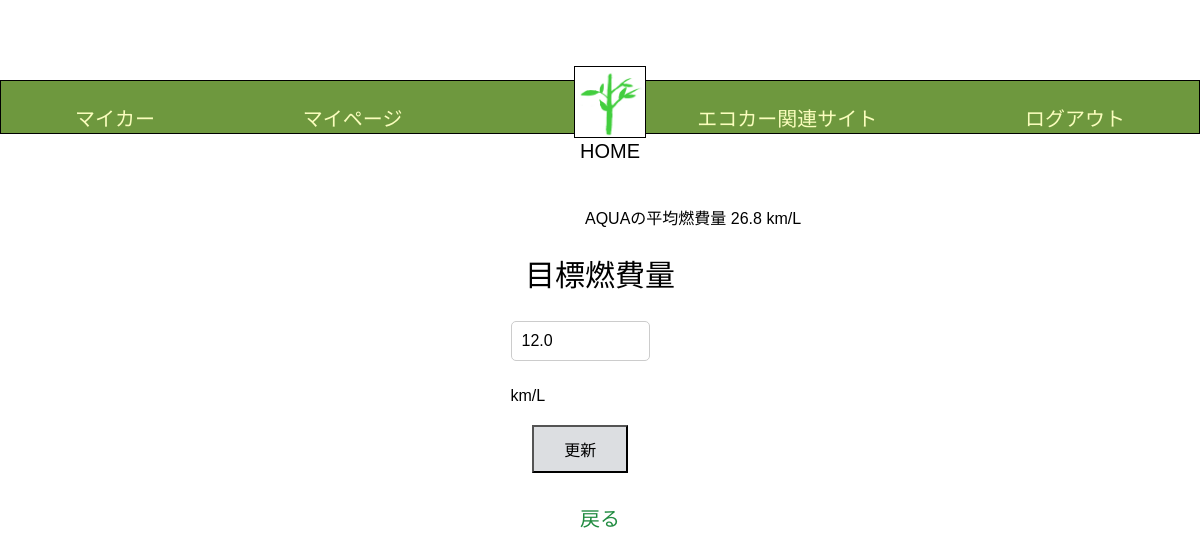
The page /Edrive/target_fuelefficiency/4 (signed in) on the database as committed earlier.
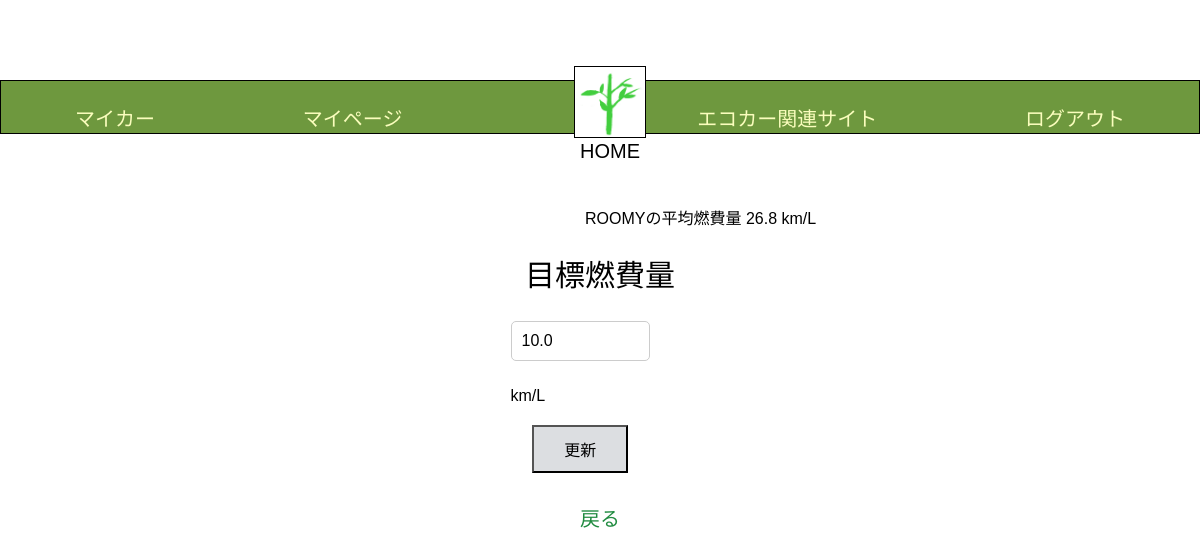
The same page on the database as committed later.
### Edrive/models.py (models this page shows, shortened)
class BaseModel(models.Model):
    created_at = models.DateTimeField(auto_now_add=True)
    updated_at = models.DateTimeField(auto_now=True)
    class Meta:
        abstract = True

class MyCar(BaseModel):
    name = models.CharField(max_length=1000, default='default_name')
    user = models.ForeignKey(User, related_name='mycars', on_delete=models.CASCADE)
    car_model = models.ForeignKey(CarModel, on_delete=models.CASCADE,null=True)
    purchase_on = models.DateField(null=True)
    next_oil_change_on = models.DateField(null=True)
    next_inspection_on = models.DateField(null=True)
    target_fuel_efficiency = models.FloatField(null=True, blank=True)
    class Meta:
        db_table = 'my_cars'

class CarModel(BaseModel):
    CarModel_CHOICES = [
        ('AQUA', 'アクア'),
        ('ROOMY','ルーミー'),
        ('ALPHARD','アルファード'),
        ('RAIZE', 'ライズ'),
        ('N-BOX','エヌボックス'),
        ('FREED','フリード'),
        ('VEZEL', 'ヴェゼル'),
        ('CANBUS', 'ムーヴキャンバス'),
        ('Tanto','タント'),
        ('Rocky', 'ロッキー'),
        ('NOTE', 'ノート'),
        ('SERENA','セレナ'),
        ('DAYZ','デイズ'),
        ('X-TRAIL', 'エクストレイル'),
    ]
    EngineType_CHOICES = [
        ('gasoline', 'ガソリン'),
        ('hybrid', 'ハイブリッド'),
        ('other', 'その他'),
    ]
    Color_CHOICES = [
        ('red', 'レッド'),
        ('blue','ブルー'),
        ('white','ホワイト'),
        ('yellow', 'イエロー'),
        ('pink', 'ピンク'),
        ('green', 'グリーン'),
        ('black', 'ブラック'),
        ('purple', 'パープル'),
        ('grey', 'グレー'),
        ('brown', 'ブラウン'),
    ]
    name = models.CharField(max_length=1000, default='default_name')
    manufacturer = models.ForeignKey(Manufacturer, on_delete=models.CASCADE, null=True)
    car_model_name = models.CharField(max_length=120, choices=CarModel_CHOICES)
    engine_type = models.CharField(max_length=50, choices=EngineType_CHOICES)
    color = models.CharField(max_length=150, choices=Color_CHOICES)
    average_fuel_efficiency = models.FloatField(null=True, blank=True)
    car_group = models.CharField(max_length=200, null=True, default=None)
    class Meta:
        db_table = 'car_models'

### Edrive/views.py (the view, shortened to what this page needs)
# urls.py: path('target_fuelefficiency/<int:pk>',TargetFuelView.as_view(), name = 'target_fuelefficiency'),
class TargetFuelView(LoginRequiredMixin, UpdateView):
    model = MyCar
    template_name = 'target_fuelefficiency.html'
    form_class = TargetFuelForm
    def get(self, request, *args, **kwargs):
        user_id = request.user.id
        my_car = MyCar.objects.filter(user=request.user).first()
        if my_car:
            average_fuel_efficiency = my_car.car_model.average_fuel_efficiency
            form = TargetFuelForm(instance=my_car)
        else:
            average_fuel_efficiency = None
            form = TargetFuelForm()
        context = {
            'average_fuel_efficiency': average_fuel_efficiency,
            'form':form,
            'my_car': my_car,
        }
        return render(request, self.template_name, context)

### Edrive/forms.py
class TargetFuelForm(forms.ModelForm):
    target_fuel_efficiency = forms.FloatField(label = '')
    class Meta:
        model = MyCar
        fields = ['target_fuel_efficiency']
        labels = {
            'target_fuel_efficiency':'目標燃費量(km/L)',
        }
        widgets = {
            'target_fuel_efficiency': forms.NumberInput(attrs={'step': '0.1'}),
        }

### templates/target_fuelefficiency.html (shortened to what this page needs)
{% load static %}
<!DOCTYPE html>
<html lang="ja">
   <head>
      <link rel="stylesheet" href="{% static 'css/style.css' %}">
   </head>
   <body>
       <header class="header-container">
      <nav class="navbar navbar-expand-lg navbar-light bg-light">
        <a class="navbar-brand" href="{% url 'Edrive:my_car' user.pk %}">マイカー</a>
        <a class="navbar-brand" href="{% url 'Edrive:mypage' user.pk %}">マイページ</a>
        <div class="logo">
        <a href="{% url 'Edrive:home' %}" class="home-link">
             <img src = "{% get_media_prefix %}shinryoku.png"  alt = "ホーム">
             <p>HOME</p>
        </a>
        </div>
        <a class="navbar-brand" href="{% url 'Edrive:eco_car_site' %}">エコカー関連サイト</a>
        <a class="navbar-brand" href="{% url 'Edrive:logout' %}">ログアウト</a>
      </nav>
      </header>
   <div class="target">
   {% if my_car %}
   <h4>{{ my_car.car_model.car_model_name }}の平均燃費量 {{ my_car.car_model.average_fuel_efficiency }} km/L</h4>
   {% endif %}
<label for="target_fuel_efficiency">目標燃費量</label>
   <nav>
        <form method="POST">
           {{ form.as_p }}km/L
   <button type="submit">更新</button>
        </form>
        <a class="navbar-brand" href="{% url 'Edrive:home' %}">戻る</a>
   </nav>
   </div>
   </body>
</html>

Rows that differ between the two databases and show on the page:
changed MyCar: car_model.car_model_name "AQUA" → "ROOMY"; target_fuel_efficiency "12.0" → "10.0"
